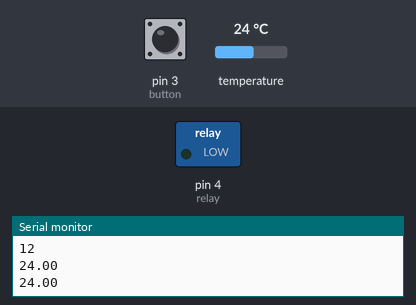
Bench run of a sketch on a simulated Arduino Uno, built with avr-gcc and run on an emulated ATmega328P. On the bench: switched loads named in the sketch (green lamp = pin HIGH), the last lines printed to the serial monitor. Inputs (shaded band) come from the test bench; at power-on: temperature 24 °C, pin 3 (button) HIGH.

Above: at 2.3 s.
2.4 s: temperature set to 39.3 °C
4.2 s: temperature set to 40.6 °C
At 5.8 s:
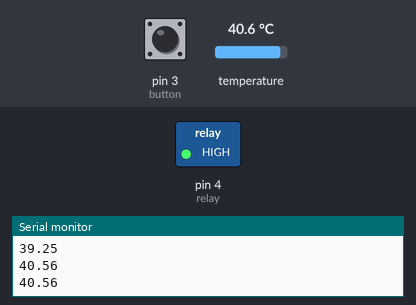
6.1 s: temperature set to 12 °C
At 7.3 s:
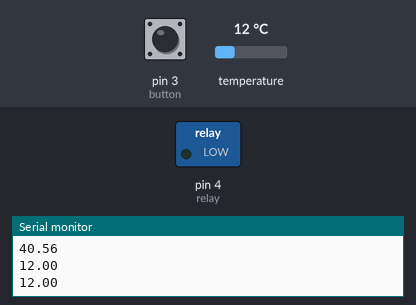
7.6 s: temperature set to 41 °C
At 8.8 s:
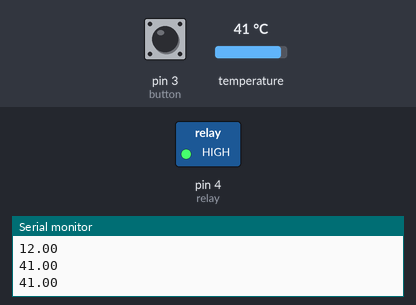
Timing chart, 0 to 10.2 s (numbered marks = the images above; inputs shaded):
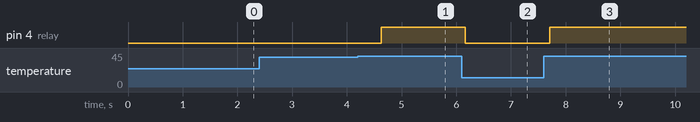

The sketch:

susevide.ino
```cpp
#include <OneWire.h>
#include <DallasTemperature.h>

// Data wire is plugged into pin 2 on the Arduino
#define ONE_WIRE_BUS 2
OneWire oneWire(ONE_WIRE_BUS);
DallasTemperature sensors(&oneWire);

int relay = 4;
int button = 3;
int onoff = 0;
int press1 = 0;
float sensorread = 0;

void setup() {
  Serial.begin(57600);
  Serial.println("Dallas Temperature IC Control Library Demo");

  sensors.begin();
  sensors.setResolution(12);
  Serial.println(sensors.getResolution()); // Why "byIndex"?

  pinMode(relay, OUTPUT);
  pinMode(button, INPUT);

  attachInterrupt(1, buttonx, CHANGE);
}

void buttonx() {
  if ((digitalRead(button)==LOW) && (press1==0))
  {
    press1=1;
    if (onoff==1) { onoff=0; } else
    if (onoff==0) { onoff=1; }
  }

  if (digitalRead(button)==HIGH)
  {
     press1=0;
  }

  if (onoff==1)
  {
//     digitalWrite(relay, HIGH);
  } else
  {
//    digitalWrite(relay, LOW);
  }

}

void loop() {


  sensors.requestTemperatures();
  sensorread =sensors.getTempCByIndex(0);
  Serial.println(sensorread);
  if (sensorread>40) { digitalWrite(relay, HIGH); } else
  { digitalWrite(relay, LOW); }
  delay(5);

}
```

Measured:
- the behaviour switches between 40 and 40.1 °C on temperature (found by bisection; images 0 and 1)
- after the input at 4.2 s, pin 4 (relay): LOW → HIGH after 0.43 s
- after the input at 6.1 s, pin 4 (relay): HIGH → LOW after 0.07 s
- after the input at 7.6 s, pin 4 (relay): LOW → HIGH after 0.11 s
